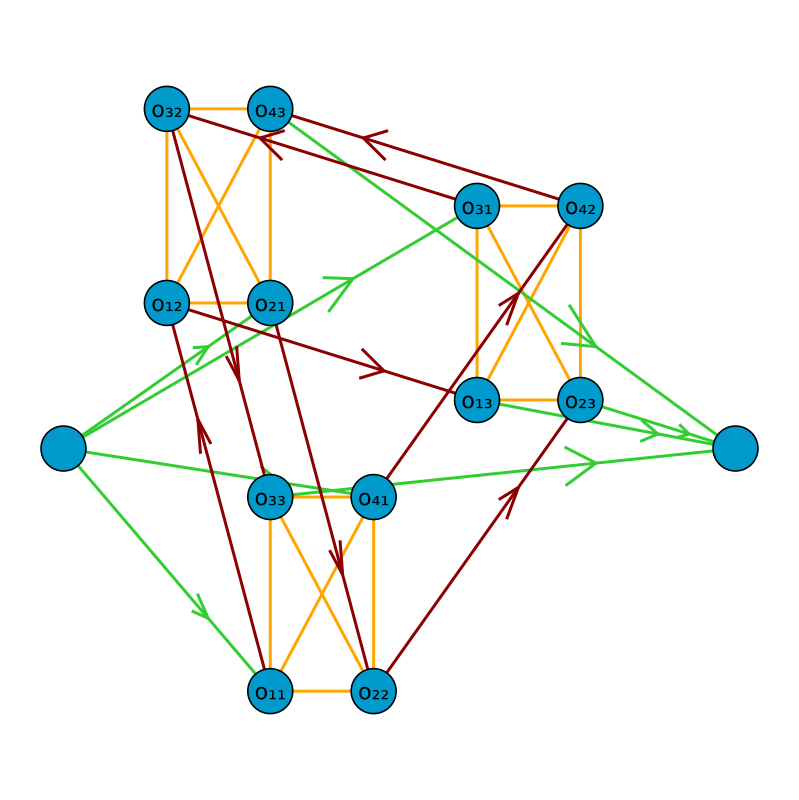

Julia code for this plot:
using Random
# using Cairo
using Plots
using StatsBase
using Graphs
using GraphPlot
include("visualize_problem.jl")
# Produciton planning

# number of products n
n = 4

# number of machines m, m must be less than n
m = 3

# array of operations o_ik, there are n products and m jobs per product
o = transpose(reshape(repeat(collect(range(1, stop = m)), n), m, n))

# array of processing time p_ik for each operation 
# p = rand(1:10, n, m)

p = [3 7 9;
    7 10 2;
    3 4 4;
    5 5 6]

# array d_ij determining the machine for each operation per job
# d = transpose(reshape([shuffle(collect(range(1,5)));shuffle(collect(range(1,5)));shuffle(collect(range(1,5)));shuffle(collect(range(1,5)));shuffle(collect(range(1,5)));], m, n))
# (job, operation)
d = [1 2 3;
    2 1 3;
    3 2 1;
    1 3 2]

# (job, machine)




# array t_ij determining the start time of each operation o_ij

println("Question 8:")

# array y_ikjl determining if operation o_ik is performed before operation o_jl
# if and only if operation o_ik is performed before operation o_jl then y_ikjl = 1
# when it holds that d_ik = d_jl

# the constraints will look like this

println("t_ik + p_ik <= t_jl * y_ikjl")
println("and")
println("t_jl + p_jl <= t_ik * y_iljk")
# this will mean if y_ikjl then the start time of operation o_ik must be before the start time of operation o_jl
# and the start time of o_jl must be after the start time of o_ik + the processing time p_ik of o_ik


println("Question 9:")
println("File output.")
subscript(x,i,j) = x * Char(0x2080 + i) * Char(0x2080 + j)
# g = SimpleGraph(n*m + 2)
s = n*m + 1
t = n*m + 2

node_labels = []
for i in 1:n
    for j in 1:m
        push!(node_labels, subscript("o", i, j))
    end    
end
node_labels = [node_labels; "s"; "t"]
loc_x = Vector{Float64}([2,0,6, 2,4,8, 6,0,2, 4,8,2, -2,11])
loc_y = Vector{Float64}([0,4,3, 4,0,3, 5,6,2, 2,5,6, 2.5,2.5])
visualize_problem(d, n, m, loc_x, loc_y, node_labels, "Assignment/Question9_graph.png")

println("Question 10:")


function find_length_for_order(order, max_length)
    
    
end


function find_max_length(production_order, max_job = zeros(n), max_machine = zeros(m))
    if production_order == []
        return max_job, max_machine
    end
    current = popfirst!(production_order)
    # we sort it to ensure that earliest procedure of an order is produced first
    current = sort(current, by=current->current[2])
    for (job, procedure, machine) in current
        start_time = min(max_job[job], max_machine[machine])
        max_job[job] = start_time + p[job, procedure]
        max_machine[machine] = start_time + p[job, procedure]
    end


    find_max_length(production_order, max_job, max_machine)
end

# product order for each machine
production_order = [[(1,1),(2,2),(3,3),(4,1)],
                    [(1,2),(2,1),(3,2),(4,3)],
                    [(1,3),(2,3),(3,1),(4,2)]]

# (job, procedure, machine)                    
production_order = [[(1,1,1), (2,1,2), (3,1,3)],
                    [(4,1,1), (1,2,2), (4,2,3)],
                    [(2,2,1), (3,2,2), (2,3,3)],
                    [(3,3,1), (4,3,2), (1,3,3)]]

# production_order = [[(1,1),(2,1),(3,1)],
#                     [(4,1),(1,2),(4,2)],
#                     [(2,2),(3,2),(2,3)],
#                     [(3,3),(4,3),(1,3)]]
println("The maximum length of the production order is: ", find_max_length(copy(production_order)))



g = DiGraph(n*m + 2)
s = n*m + 1
t = n*m + 2

node_labels = []
colors = []
for i in 1:n
    for j in 1:m
        push!(node_labels, subscript("o", i, j))
        if j == 1
            add_edge!(g, s, (i-1)*m + j)
            push!(colors, colorant"limegreen")
        end
        if j == 3
            add_edge!(g, (i-1)*m + j, t)
            push!(colors, colorant"limegreen")
        end
        if j < m
            add_edge!(g, (i-1)*m + j, (i-1)*m + j + 1)
            push!(colors, colorant"red")
        end
    end    
end
node(i,j) = (i-1)*m + j
# machine 1
add_edge!(g, node(1,1), node(4,1))
add_edge!(g, node(4,1), node(2,2))
add_edge!(g, node(2,2), node(3,3))
# machine 2
add_edge!(g, node(2,1), node(1,2))
add_edge!(g, node(1,2), node(3,2))
add_edge!(g, node(3,2), node(4,3))
# machine 3
add_edge!(g, node(3,1), node(4,2))
add_edge!(g, node(4,2), node(2,3))
add_edge!(g, node(2,3), node(1,3))


node_labels = [node_labels; "s"; "t"]
loc_x = Vector{Float64}([2,0,6, 2,4,8, 6,0,2, 4,8,2, -2,11])
loc_y = Vector{Float64}([0,4,3, 4,0,3, 5,6,2, 2,5,6, 2.5,2.5])

s_t_edge_color = colorant"limegreen"
job_edge_color = colorant"orange"
machine_edge_color = colorant"red4"

colors = [job_edge_color for i in  1:ne(g)]
colors[end-4:end] = [s_t_edge_color for i in  1:5]
colors[end-5] = machine_edge_color
colors[end-7] = machine_edge_color
colors[end-9] = s_t_edge_color
colors[end-11] = machine_edge_color
colors[end-13] = machine_edge_color
colors[end-14] = s_t_edge_color
colors[end-17] = machine_edge_color
colors[end-18] = machine_edge_color
colors[end-20] = s_t_edge_color
colors[end-22] = machine_edge_color
colors[end-24] = machine_edge_color
# colors[end-25] = colorant"white"
gplot(g, loc_x, loc_y, nodelabel=node_labels, edgestrokec=colors)

# this one is honestly more clear
gplot(g, nodelabel=node_labels, edgestrokec=colors)
